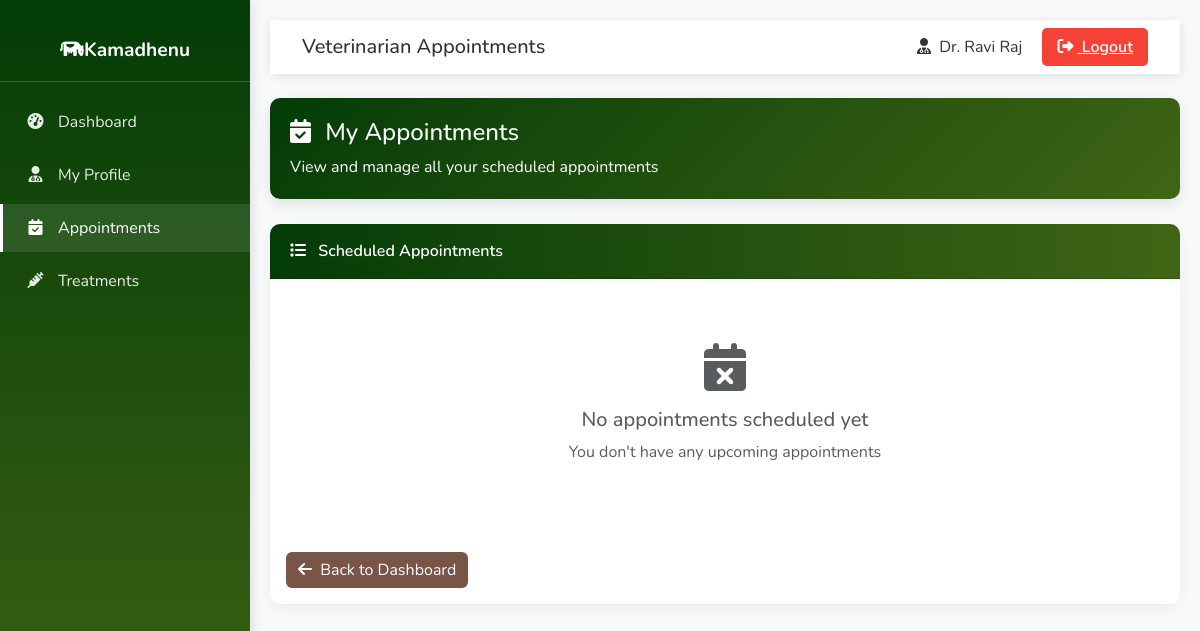
Before: /vet_appointments (signed in) with the older database file.
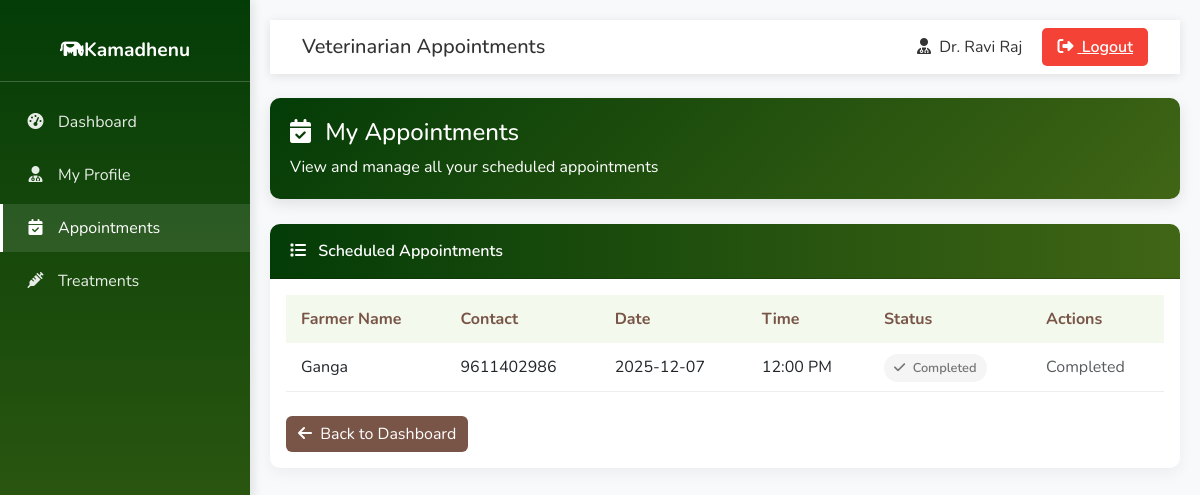
After: the same page with the newer database file.
### tables this page shows
CREATE TABLE appointments (
            id INTEGER PRIMARY KEY AUTOINCREMENT,
            farmer_id INTEGER NOT NULL,
            vet_id INTEGER NOT NULL,
            date TEXT NOT NULL,
            time TEXT NOT NULL,
            status TEXT DEFAULT 'scheduled',  -- scheduled, completed, cancelled
            created_at TIMESTAMP DEFAULT CURRENT_TIMESTAMP
        );

CREATE TABLE farmers (
            farmer_id INTEGER PRIMARY KEY AUTOINCREMENT,
            name TEXT NOT NULL,
            email TEXT UNIQUE NOT NULL,
            phone TEXT UNIQUE NOT NULL,
            state TEXT NOT NULL,
            city TEXT NOT NULL,
            address TEXT,
            password TEXT NOT NULL,
            photo TEXT, 
            created_at TIMESTAMP DEFAULT CURRENT_TIMESTAMP
        );

### app.py (the view)
@app.route('/vet_appointments')
def vet_appointments():
    vet_id = session.get('vet_id')
    if not vet_id:
        flash("Please login first!", "danger")
        return redirect(url_for("vet_login"))
    conn = get_db()
    conn.row_factory = sqlite3.Row
    cursor = conn.cursor()
    cursor.execute("""
        SELECT a.id, f.name as farmer_name, f.phone, a.date, a.time, a.status,
               f.farmer_id, a.vet_id
        FROM appointments a
        JOIN farmers f ON a.farmer_id = f.farmer_id
        WHERE a.vet_id = ?
        ORDER BY a.date, a.time
    """, (vet_id,))
    appointments = cursor.fetchall()
    cursor.execute("SELECT name FROM veterinarians WHERE vet_id=?", (vet_id,))
    vet = cursor.fetchone()
    conn.close()
    return render_template('vet_appointments.html',
                         appointments=appointments,
                         vet_name=vet['name'] if vet else 'Veterinarian')

### app.py (called while the page is built)
def get_db():
    conn = sqlite3.connect(DB_NAME)
    conn.row_factory = sqlite3.Row
    return conn

@app.context_processor
def inject_lang():
    return {'current_lang': session.get('language', 'en')}

### templates/vet_appointments.html (shortened to what the changed rows need)
<!DOCTYPE html>
<html lang="en">
<head>
    <link rel="stylesheet" href="https://cdn.jsdelivr.net/npm/bootstrap@5.3.0/dist/css/bootstrap.min.css">
    <link rel="stylesheet" href="https://cdnjs.cloudflare.com/ajax/libs/font-awesome/6.4.0/css/all.min.css">
</head>
<body>
    <div class="main-content">
        <div class="card">
            <div class="card-body">
                {% if appointments %}
                <div class="table-responsive">
                    <table class="recent-table">
                        <thead>
                            <tr>
                                <th>Farmer Name</th>
                                <th>Contact</th>
                                <th>Date</th>
                                <th>Time</th>
                                <th>Status</th>
                                <th>Actions</th>
                            </tr>
                        </thead>
                        <tbody>
                            {% for app in appointments %}
                            <tr>
                                <td>{{ app['farmer_name'] }}</td>
                                <td>{{ app['phone'] }}</td>
                                <td>{{ app['date'] }}</td>
                                <td>{{ app['time'] }}</td>
                                <td>
                                    {% if app['status'] == 'completed' %}
                                    <span class="appointment-status status-completed">
                                        <i class="fas fa-check me-1"></i> Completed
                                    </span>
                                    {% elif app['status'] == 'cancelled' %}
                                    <span class="appointment-status status-cancelled">
                                        <i class="fas fa-times me-1"></i> Cancelled
                                    </span>
                                    {% elif app['status'] == 'confirmed' %}
                                    <span class="appointment-status status-confirmed">
                                        <i class="fas fa-check-circle me-1"></i> Confirmed
                                    </span>
                                    {% else %}
                                    <span class="appointment-status status-upcoming">
                                        <i class="fas fa-clock me-1"></i> Upcoming
                                    </span>
                                    {% endif %}
                                </td>
                                <td class="action-buttons">
                                    {% if app['status'] == 'scheduled' %}
                                    <form action="{{ url_for('confirm_appointment_vet', appointment_id=app['id']) }}" method="POST" style="display: inline;">
                                        <button type="submit" class="btn btn-primary btn-sm">
                                            <i class="fas fa-check-circle"></i> Confirm
                                        </button>
                                    </form>
                                    <a href="{{ url_for('complete_appointment', appointment_id=app['id']) }}" class="btn btn-success btn-sm">
                                        <i class="fas fa-check"></i> Mark Done
                                    </a>
                                    <form action="{{ url_for('delete_appointment', appointment_id=app['id']) }}" method="POST" style="display: inline;">
                                        <button type="submit" class="btn btn-danger btn-sm" onclick="return confirm('Are you sure you want to delete this appointment?')">
                                            <i class="fas fa-trash"></i> Delete
                                        </button>
                                    </form>
                                    {% elif app['status'] == 'completed' %}
                                    <span class="text-muted">Completed</span>
                                    {% else %}
                                    <span class="text-muted">No actions</span>
                                    {% endif %}
                                </td>
                            </tr>
                            {% endfor %}
                        </tbody>
                    </table>
                </div>
                {% else %}
                <div class="text-center py-5">
                    <i class="fas fa-calendar-times text-muted" style="font-size: 3rem;"></i>
                    <h5 class="mt-3 text-muted">No appointments scheduled yet</h5>
                    <p class="text-muted">You don't have any upcoming appointments</p>
                </div>
                {% endif %}
            </div>
        </div>
    </div>
</body>
</html>

Changed rows visible on the page:
added appointments: farmer_name "Ganga", phone "9611402986", date "2025-12-07", time "12:00 PM", status "completed" (drawn)
Other visible differences:
text no longer shown: "No appointments scheduled yet You don't have any upcoming appointments"
text now shown: "Farmer Name Contact Date Time Status Actions"
